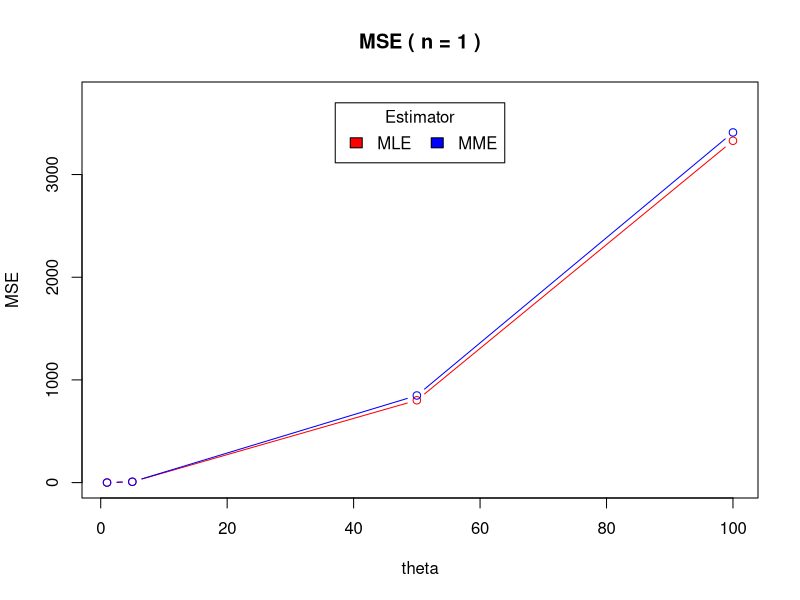
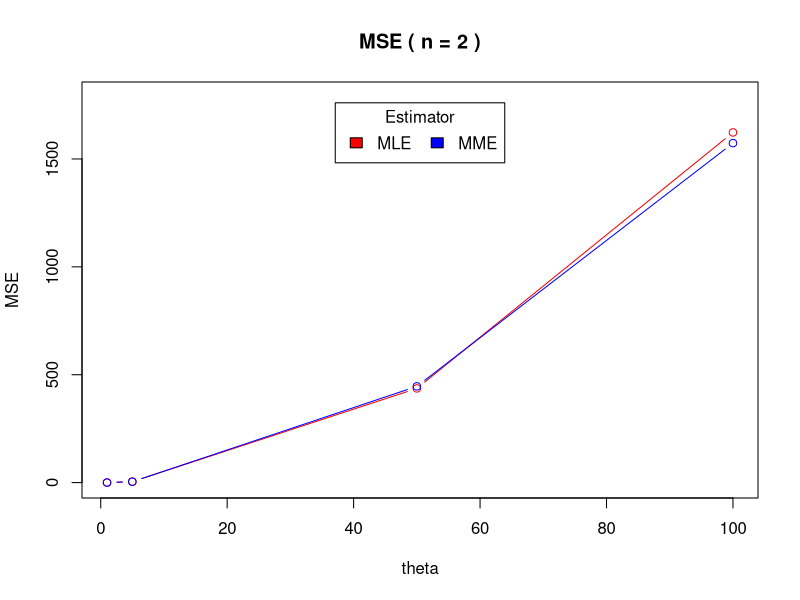
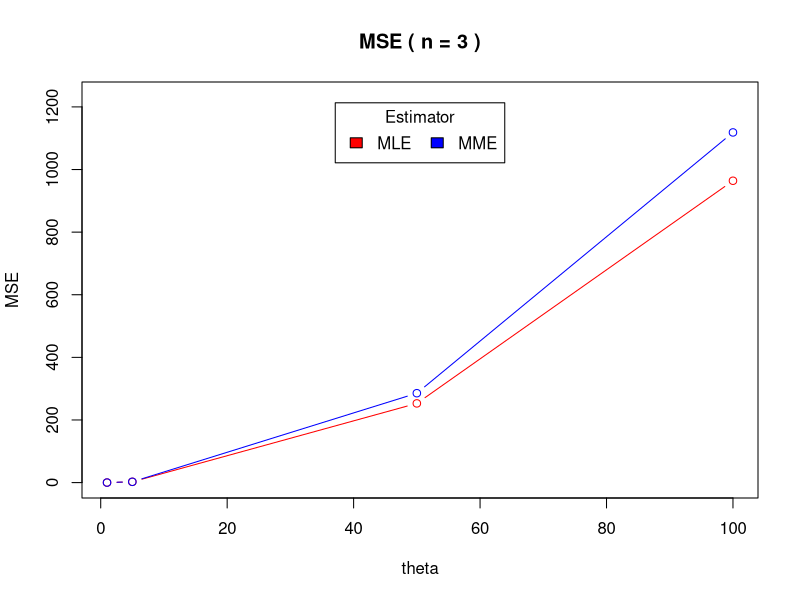
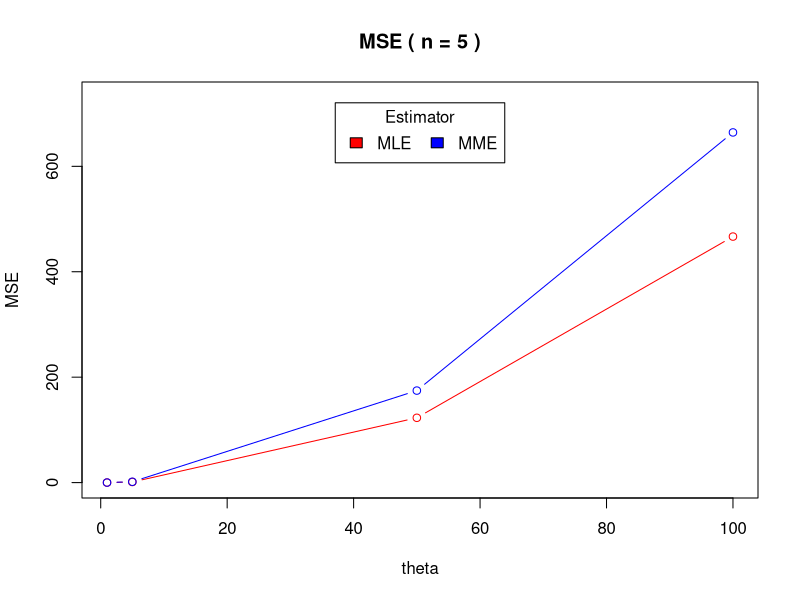
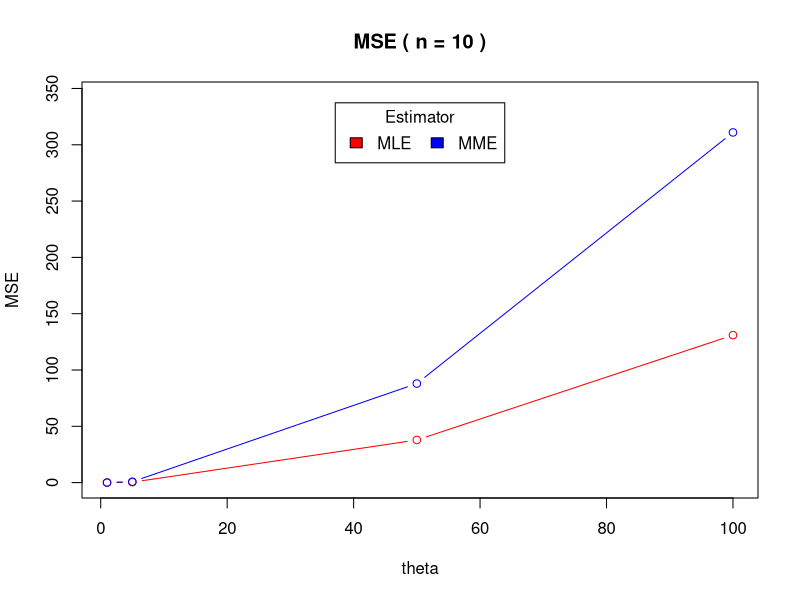
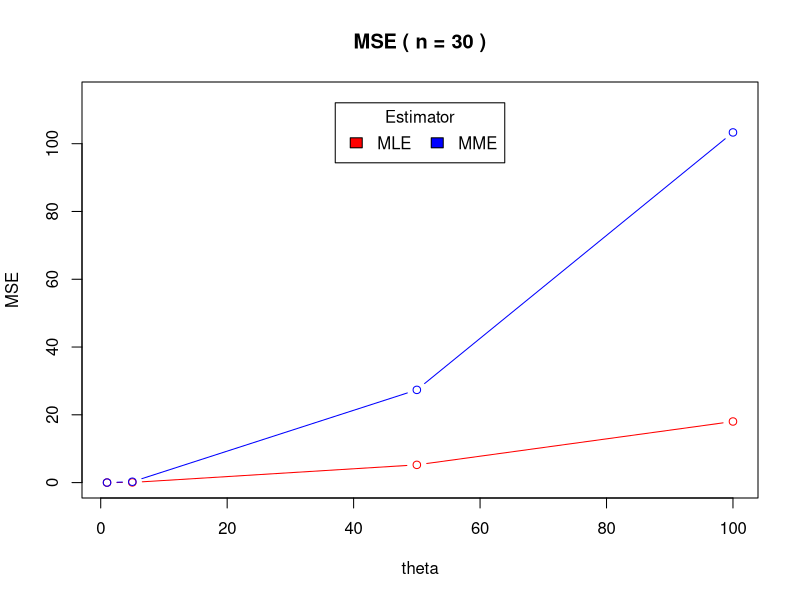
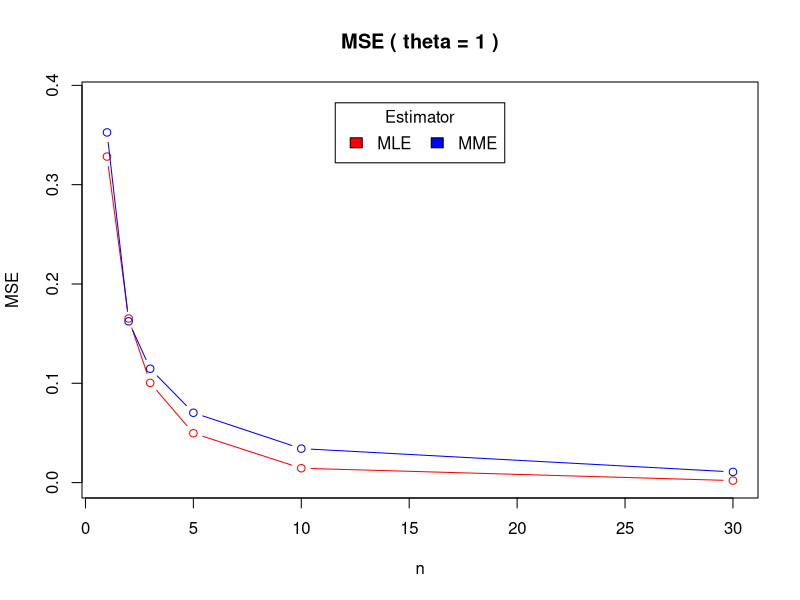
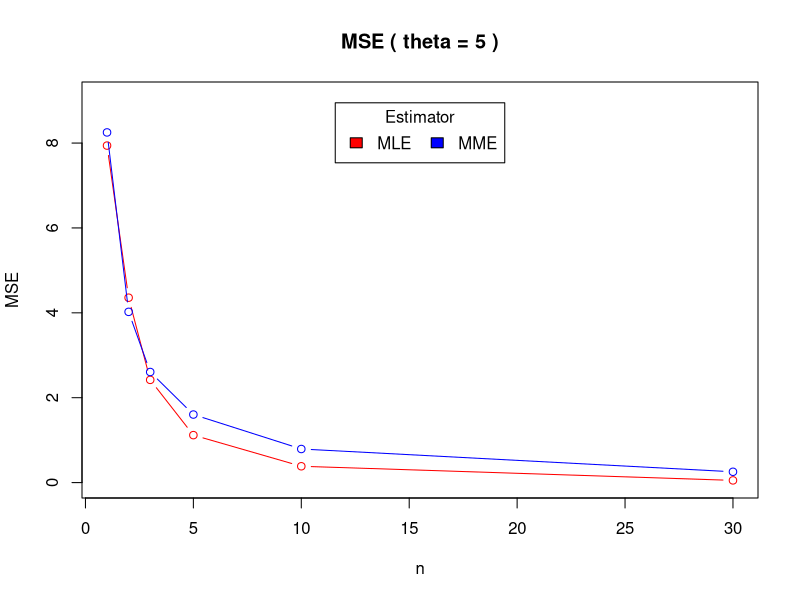

Write the R code that produced these figures, in order.
# Question 1
# Compare two estimators.

# (a) Explain how you will compute the mean squared error of an estimator using
# Monte Carlo simulation.


# (b) For a given combination of (n, θ), compute the mean squared errors of both
# θ1 and θ2 using Monte Carlo simulation with N = 1000 replications. Be sure to
# compute both estimates from the same data.

n = 30
theta = 1
N = 1000
estimator <- function(n, theta){
  xs = runif(n, min=0, max=theta)
  c((max(xs)-theta)^2, (2*mean(xs)-theta)^2)
}
MSE <- function(N, n, theta){
  res <- replicate(N, estimator(n, theta))
  c(mean(res[1,]), mean(res[2,]))
}
MSE(N, n, theta)# (MLE, MME)

# (c) Repeat (b) for the remaining combinations of (n,θ). Summarize your results
# graphically.

ns = c(1, 2, 3, 5, 10, 30)
thetas = c(1, 5, 50, 100)
res.mle = matrix(0, ncol=length(thetas), nrow=length(ns))
res.mme = matrix(0, ncol=length(thetas), nrow=length(ns))
for (i in seq_along(ns)){
  for (j in seq_along(thetas)){
    tmp = MSE(N, ns[i], thetas[j])
    res.mle[i,j] = tmp[1]
    res.mme[i,j] = tmp[2]
  }
}

# different n, one theta
for (i in seq_along(ns)){
  lim = c(0, max(max(res.mle[i,]), max(res.mme[i,]))*1.1)
  plot(x=thetas, y=res.mle[i,], type="b", xlab="theta", ylab="MSE", ylim=lim,
       col="red", main=paste("MSE ( n =",ns[i],")"))
  lines(x=thetas, y=res.mme[i,], type="b", col="blue")
  legend("top", inset=.05, title="Estimator", c("MLE","MME"),
       fill=c("red", "blue"), horiz=TRUE)
}
# different theta, one n
for (j in seq_along(thetas)){
  lim = c(0, max(max(res.mle[,j]), max(res.mme[,j]))*1.1)
  plot(x=ns, y=res.mle[,j], type="b", xlab="n", ylab="MSE", ylim=lim,
       col="red", main=paste("MSE ( theta =",thetas[j],")"))
  lines(x=ns, y=res.mme[,j], type="b", col="blue")
  legend("top", inset=.05, title="Estimator", c("MLE","MME"),
       fill=c("red", "blue"), horiz=TRUE)
}

# (d) Based on (c), which estimator is better? Does the answer depend on n or θ?
# Explain. Provide justification for all your conclusions.

# about theta
for (i in seq_along(ns)){
  y1=res.mle[i,]/((thetas)^2)
  y2=res.mme[i,]/((thetas)^2)
  lim = c(0, max(max(y1), max(y2))*2)
  plot(x=thetas, y=y1, type="b", xlab="theta", ylab="MSE/theta^2", ylim=lim,
       col="red", main=paste("MSE/theta^2 ( n =",ns[i],")"))
  lines(x=thetas, y=y2, type="b", col="blue")
  legend("top", inset=.05, title="Estimator", c("MLE","MME"),
         fill=c("red", "blue"), horiz=TRUE)
}

# Question 2
# Calculate MLE and CI

# (a) Derive an expression for maximum likelihood estimator of θ.


# (b) Suppose n = 5 and the sample values are x1 = 21.72, x2 = 14.65, x3 = 50.42,
# x4 = 28.78, x5 = 11.23. Use the expression in (a) to provide the maximum
# likelihood estimate for θ based on these data.


# (c) Even though we know the maximum likelihood estimate from (b), use the data
# in (b) to obtain the estimate by numerically maximizing the log-likelihood
# function using optim function in R. Do your answers match?

# we will work with the lifetime data x in the question
x <- c(21.72, 14.65, 50.42, 28.78, 11.23)

# Negative of log-likelihood function

neg.loglik.fun <- function(par, dat){
  result <- length(dat)*log(par)-(par+1)*sum(log(dat))
  return(-result)
}

# Minimize -log(L), i.e., maximize log(L)

ml.est <- optim(par=0.1, fn=neg.loglik.fun, method="L-BFGS-B", lower=0.1,
                hessian=TRUE, dat=x)
print(ml.est)

# (d) Use the output of numerical maximization in (c) to provide an approximate
# standard error of the maximum likelihood estimate and an approximate 95%
# confidence interval for θ. Are these approximations going to be good? Justify
# your answer.

# standard errors
SE <- sqrt(solve(ml.est$hessian))[1]# announce [1] here is to avoid warning in R

# The confidence interval
ml.est$par + c(-1,1)*SE*qnorm(0.975)
